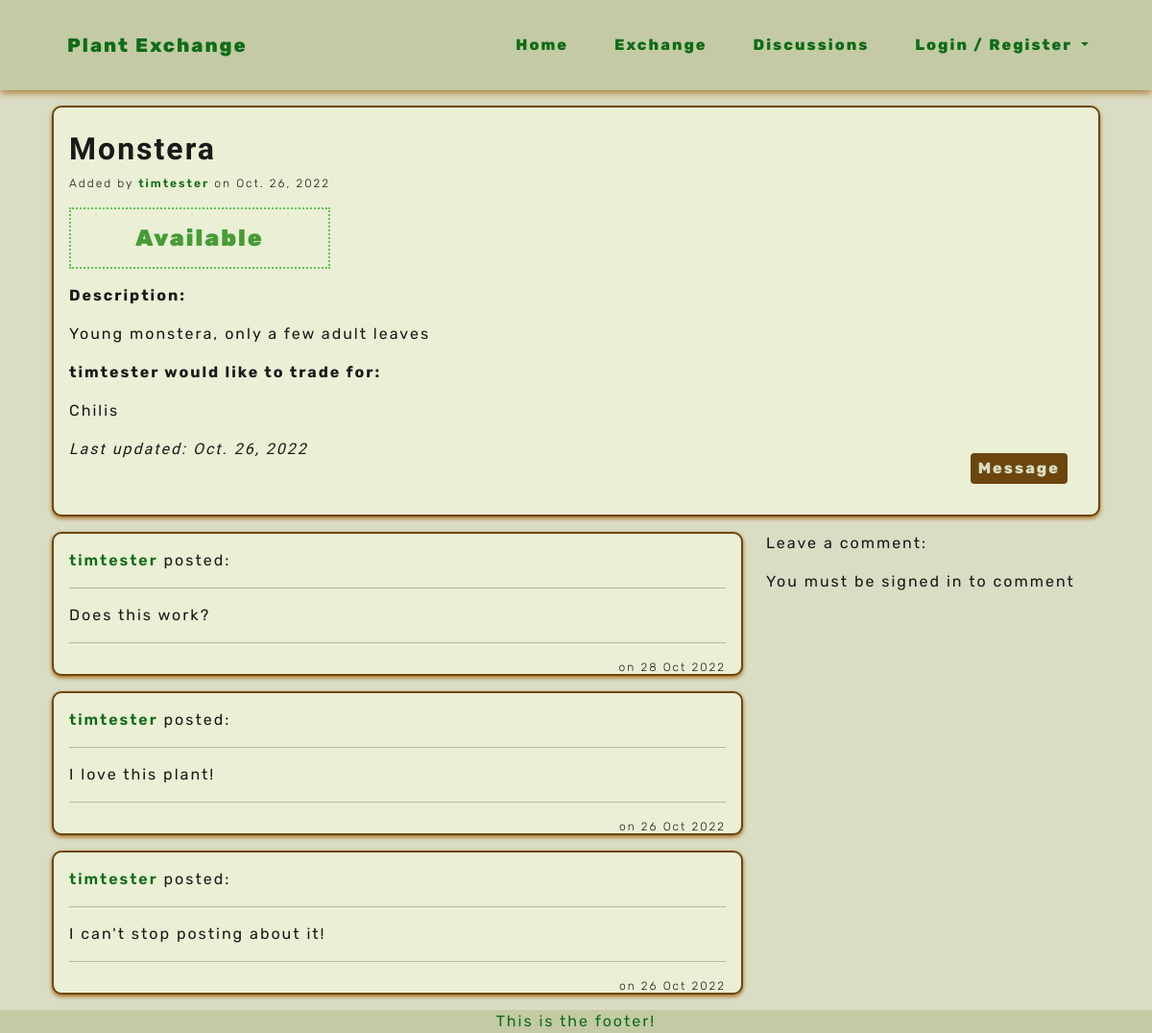
Before: /1/ with the older database file.
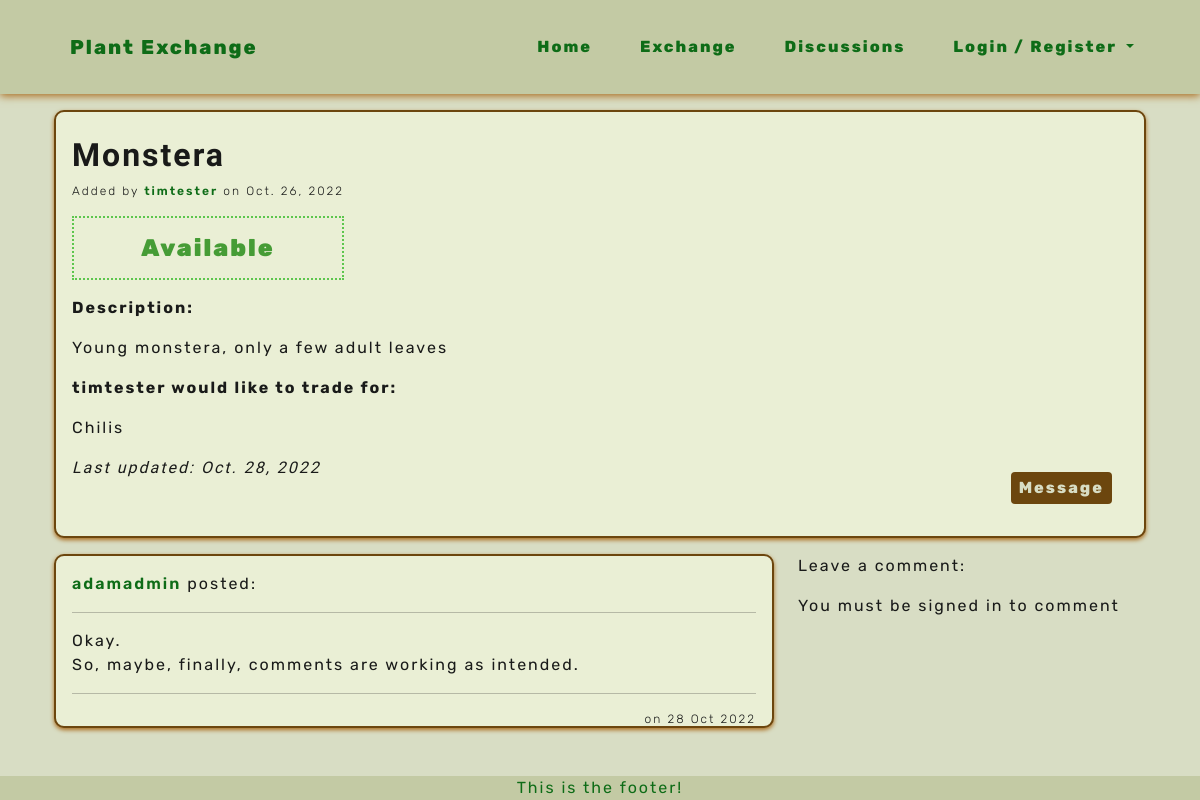
After: the same page with the newer database file.
### plants/models.py (models this page shows, shortened)
class Plant(models.Model):
    title = models.CharField(max_length=40)
    owner = models.ForeignKey(User, on_delete=models.CASCADE, related_name='owner')
    category = models.ForeignKey(Category, on_delete=models.SET_DEFAULT, default='none')
    description = models.TextField()
    image = CloudinaryField('image', null=True, blank=True, default='placeholder')
    will_trade_for = models.CharField(max_length=140, null=True, blank=True)
    added_on = models.DateField(auto_now_add=True)
    updated_on = models.DateField(auto_now=True)
    status = models.IntegerField(choices=STATUS, default=0)
    class Meta:
        ordering = ['-added_on', 'status']

class Comment(models.Model):
    ad = models.ForeignKey(Plant, on_delete=models.CASCADE, related_name='comments')
    name = models.ForeignKey(User, on_delete=models.CASCADE)
    body = models.TextField()
    added_on = models.DateField(auto_now_add=True)
    class Meta:
        ordering = ['-added_on']

### plants/views.py (the view, shortened to what this page needs)
# urls.py: path('<int:plant_id>/', views.PlantDetail.as_view(), name='plant_detail'),
class PlantDetail(View):
    def get(self, request, plant_id, *args, **kwargs):
        plant = get_object_or_404(Plant, id=plant_id)
        comments = plant.comments.all()
        template_name = 'plants/plant_detail.html'
        context = {
            'plant': plant,
            'comments': comments,
            'comment_form': CommentForm(),
        }
        return render(request, template_name, context)

### plants/templates/plants/plant_detail.html (shortened to what this page needs)
{% extends 'base.html' %}
{% load crispy_forms_tags %}
{% load static %}
{% load cloudinary %}
{% block content %}
<section class="container-fluid">
    <div class="col-12">
        <div class="plant-card">
            <div class="d-flex justify-content-between">
                <div>
                    <h2 class="headings headings-big">{{ plant.title }}</h2>
                    <p class="little">Added by <a class="plnt-links" href="{% url 'profiles:profile' user_id=plant.owner.id %}">{{ plant.owner }}</a> on {{ plant.added_on }}</p>
                    {% if plant.status == 0 %}
                    <p class="status available text-center">Available</p>
                    {% else %}
                    <p class="status taken text-center">Taken</p>
                    {% endif %}
                </div>
            </div>
            <div class="row">
                <div class="col-sm-6 d-flex flex-column justify-content-evenly">
                    <div>
                        <p><strong>Description:</strong></p>
                        <p>{{ plant.description }}</p>
                    </div>
                    <div>
                        <p><strong>{{ plant.owner }} would like to trade for:</strong></p>
                        <p>{{ plant.will_trade_for }}</p>
                    </div>
                </div>
                <div class="col-sm-6 d-flex flex-column align-items-center">
                </div>
            </div>
            <div class="d-flex justify-content-between">
                <p class="edited">Last updated: {{ plant.updated_on }}</p>
                <a class="plnt-btn" href="{% url 'profiles:new_message' plant_id=plant.id %}">Message {{ profile.owner }}</a>
            </div>
        </div>
    </div>
    <div class="col-12">
        <div class="row">
            <div class="col-sm-8">
                {% for comment in comments %}
                <div class="plant-card">
                    <p><a class="plnt-links" href="{% url 'profiles:profile' user_id=comment.name.id %}">{{ comment.name }}</a> posted:</p>
                    <hr>
                    <p>{{ comment.body|linebreaks }}</p>
                    <hr>
                    <p class="little float-end">on {{ comment.added_on|date:'d M Y' }}</p>
                </div>
                {% endfor %}
            </div>
            <div class="col-sm-4">
                <p>Leave a comment:</p>
                {% if user.is_authenticated %}
                <form method="POST">
                    {% csrf_token %}
                    <div class="form-col">
                        <div class="form-group col-sm-10 mx-auto mb-0">
                            {{ comment_form.body }}
                        </div>
                    </div>
                    <p class="little text-center">Posting as {{ user.username }}</p>
                    <button class="plnt-btn float-end" type="submit">Post</button>
                </form>
                {% else %}
                <p>You must be signed in to comment</p>
                {% endif %}
            </div>
        </div>
    </div>
</section>
{% endblock content %}

### templates/base.html (shortened to what this page needs)
{% load static %}
<!DOCTYPE html>
<html lang="en">
<head>
    <link rel="stylesheet" href="https://cdn.jsdelivr.net/npm/bootstrap@5.2.2/dist/css/bootstrap.min.css">
    <link rel="stylesheet" href="{% static 'css/style.css' %}">
</head>
<body class="d-flex flex-column h-100">
    {% include 'includes/header.html' %}
    <main class="container-md">
    {% block content %}
    {% endblock %}
    </main>
    {% include 'includes/footer.html' %}
</body>
</html>

### templates/includes/header.html (shortened to what this page needs)
<header>
  <nav id="navbar" class="navbar navbar-expand-lg">
    <div class="container-sm d-flex justify-content-between">
      <a class="navbar-brand navbar-links" href="{% url 'plants:home' %}">Plant Exchange</a>
      <div class="collapse navbar-collapse" id="navbarSupportedContent">
        <ul class="navbar-nav ms-auto mb-2 mb-lg-0">
          {% if user.is_authenticated %}
          <li class="nav-item">
            <a class="nav-link navbar-links" aria-current="page" href="{% url 'plants:home' %}">Home</a>
          </li>
          <li class="nav-item">
            <a class="nav-link navbar-links" href="{% url 'plants:exchange' %}">Exchange</a>
          </li>
          <li class="nav-item">
            <a class="nav-link navbar-links" href="{% url 'forums:forum_list' %}">Discussions</a>
          </li>
          <li class="nav-item dropdown">
            <a class="nav-link navbar-links dropdown-toggle" href="#" role="button" data-bs-toggle="dropdown"
              aria-expanded="false">
              Profile / Logout
            </a>
            <ul class="dropdown-menu drop-menu">
              <li><a class="dropdown-item navbar-links navbar-drop-link"
                  href="{% url 'profiles:profile' user_id=request.user.id %}">My Profile</a></li>
              <li><a class="dropdown-item navbar-links navbar-drop-link" href="{% url 'account_logout' %}">Logout</a>
              </li>
            </ul>
          </li>
          {% else %}
          <li class="nav-item">
            <a class="nav-link navbar-links" aria-current="page" href="{% url 'plants:home' %}">Home</a>
          </li>
          <li class="nav-item">
            <a class="nav-link navbar-links" href="{% url 'plants:exchange' %}">Exchange</a>
          </li>
          <li class="nav-item">
            <a class="nav-link navbar-links" href="{% url 'forums:forum_list' %}">Discussions</a>
          </li>
          <li class="nav-item dropdown">
            <a class="nav-link navbar-links dropdown-toggle" href="#" role="button" data-bs-toggle="dropdown"
              aria-expanded="false">
              Login / Register
            </a>
          </li>
          {% endif %}
        </ul>
      </div>
    </div>
  </nav>
</header>

### templates/includes/footer.html
<footer class="footer mt-auto">
    <div class="container-md">
        <div class="text-center">
            This is the footer!
        </div>
    </div>
</footer>

### static/css/style.css (style rules this page uses)
:root { --site-black: #191a19; --site-white: #d8ddc4; --site-whiter: #eaefd5; --site-beige: #c3caa4; --site-dark-brown: #6c460e; --site-med-brown: #996314; --site-light-brown: #aa6c1f; --site-dark-green: #0e6c17; --site-med-green: #469c36; --site-light-green: #5dc64d; }
html { height: 100%; }
body { font-family: "Rubik", sans-serif; color: var(--site-black); font-size: 1rem; letter-spacing: 2px; background-color: var(--site-white); }
.headings { font-family: 'Zen Antique Soft', serif; font-weight: 800; margin: 0.25em 0; }
.headings-big { font-size: 2em; }
.little { font-weight: 300; font-size: 0.75em; }
.edited { font-family: 'Josefin Sans', sans-serif; font-style: italic; font-size: 1em; }
.status { padding: 0.5em 0; font-weight: 900; font-size: 1.5em; }
.available { color: var(--site-med-green); border: 2px dotted var(--site-light-green); }
ul { padding: 0; }
li { list-style: none; }
a { text-decoration: none; }
.navbar-links { cursor: pointer; display: inline-block; padding: 0.25rem 0.5rem; color: var(--site-dark-green); font-weight: 800; margin: 1em; border-radius: 4px; transition: color .4s linear, box-shadow .8s linear; }
.plnt-links { cursor: pointer; font-weight: 600; color: var(--site-dark-green); border: none; }
.plnt-btn { cursor: pointer; display: inline-block; padding: 0.25rem 0.5rem; color: var(--site-white); background-color: var(--site-dark-brown); font-weight: 800; margin: 1em; border-radius: 4px; transition: color .4s linear, box-shadow .6s linear; }
#navbar { margin-bottom: 1em; background-color: var(--site-beige); color: var(--site-dark-green); box-shadow: 0 2px 8px 0 var(--site-light-brown); }
.plant-card { padding: 1em; margin-bottom: 1em; border: 2px solid var(--site-dark-brown); border-radius: 10px; background-color: var(--site-whiter); box-shadow: 0 2px 4px 0 var(--site-light-brown); overflow-wrap: break-word; }
footer { background-color: var(--site-beige); color: var(--site-dark-green); }

Changed rows visible on the page:
removed Comment: name "timtester", body "Does this work?", added_on "28 Oct 2022"
removed Comment: name "timtester", body "I love this plant!", added_on "26 Oct 2022"
removed Comment: name "timtester", body "I can't stop posting about it!", added_on "26 Oct 2022"
changed Plant "Monstera": updated_on "Oct. 26, 2022" → "Oct. 28, 2022"
added Comment: name "adamadmin", body "Okay. So, maybe, finally, comments are working as intended.", added_on "28 Oct 2022"
